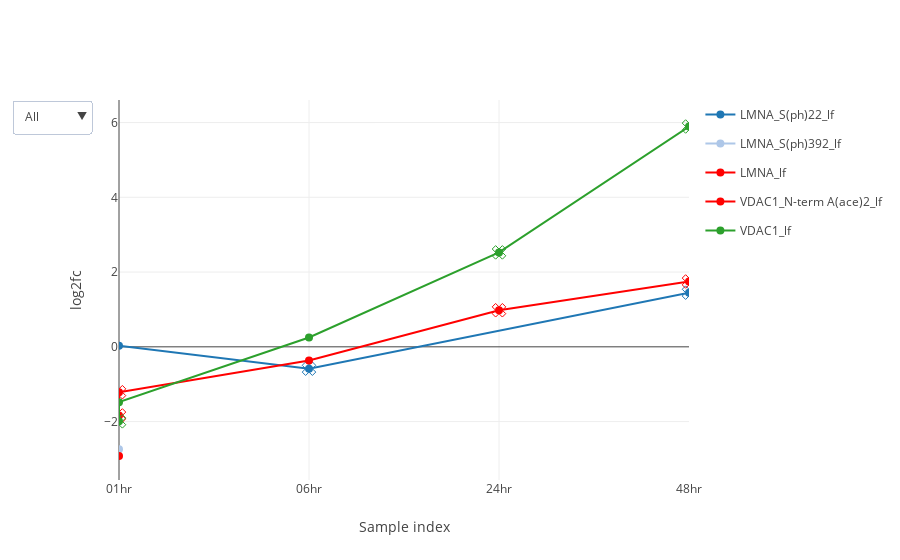

The code cell stored with this chart in its notebook:
### Markdown cell above
#### Time series using ploty and matplotlib

### Code cell
exp_data.label_free.plot_species(['LMNA', 'VDAC1'], plot_type='plotly')

### Figure 1 — Plotly figure (JSON) as saved in the notebook; plotly's stock layout.template omitted (floating-point values rounded to 4 significant figures)
{"data": [{"hoveron": "points", "legendgroup": "group_LMNA_S(ph)22_lf", "line": {"color": "rgba(0.12156862745098039,0.4666666666666667,0.7058823529411765,1.)"}, "marker": {"color": "rgba(0.12156862745098039,0.4666666666666667,0.7058823529411765,1.)", "size": 8, "symbol": "circle"}, "mode": "lines+markers", "name": "LMNA_S(ph)22_lf", "showlegend": true, "type": "scatter", "uid": "f27426df-8ef9-417f-aae3-91c6f823857d", "visible": true, "x": [0, 1, 3], "y": [0.02857, -0.585, 1.449]}, {"hoveron": "points", "legendgroup": "group_LMNA_S(ph)22_lf", "line": {"color": "rgba(0.12156862745098039,0.4666666666666667,0.7058823529411765,1.)"}, "marker": {"color": "rgba(0.12156862745098039,0.4666666666666667,0.7058823529411765,1.)", "size": 12, "symbol": "x-open-dot"}, "mode": "markers", "name": "LMNA_S(ph)22_lf", "showlegend": false, "type": "scatter", "uid": "5c3e825b-d593-47be-91ef-7b881bd1d33f", "visible": true, "x": [1, 3], "y": [-0.585, 1.449]}, {"hoveron": "points", "legendgroup": "group_LMNA_S(ph)392_lf", "line": {"color": "rgba(0.6823529411764706,0.7803921568627451,0.9098039215686274,1.)"}, "marker": {"color": "rgba(0.6823529411764706,0.7803921568627451,0.9098039215686274,1.)", "size": 8, "symbol": "circle"}, "mode": "lines+markers", "name": "LMNA_S(ph)392_lf", "showlegend": true, "type": "scatter", "uid": "af7a959a-e6c9-42c3-89a5-019ce7bad71e", "visible": true, "x": [0], "y": [-2.74]}, {"hoveron": "points", "legendgroup": "group_LMNA_S(ph)392_lf", "line": {"color": "rgba(0.6823529411764706,0.7803921568627451,0.9098039215686274,1.)"}, "marker": {"color": "rgba(0.6823529411764706,0.7803921568627451,0.9098039215686274,1.)", "size": 12, "symbol": "x-open-dot"}, "mode": "markers", "name": "LMNA_S(ph)392_lf", "showlegend": false, "type": "scatter", "uid": "a8e2eef4-85f3-479d-9276-841ccb084608", "visible": true, "x": [], "y": []}, {"hoveron": "points", "legendgroup": "group_LMNA_lf", "line": {"color": "rgba(1.0,0.4980392156862745,0.054901960784313725,1.)"}, "marker": {"color": "rgba(1.0,0.4980392156862745,0.054901960784313725,1.)", "size": 8, "symbol": "circle"}, "mode": "lines+markers", "name": "LMNA_lf", "showlegend": true, "type": "scatter", "uid": "e9f8ef2a-9e1e-472c-b5dc-94a87e73c49e", "visible": true, "x": [0, 0, 1, 2, 3], "y": [-1.836, -1.214, -0.3674, 0.9782, 1.748]}, {"hoveron": "points", "legendgroup": "group_LMNA_lf", "line": {"color": "rgba(1.0,0.4980392156862745,0.054901960784313725,1.)"}, "marker": {"color": "rgba(1.0,0.4980392156862745,0.054901960784313725,1.)", "size": 12, "symbol": "x-open-dot"}, "mode": "markers", "name": "LMNA_lf", "showlegend": false, "type": "scatter", "uid": "6afe0d00-407a-4b15-9120-9022650a8d7a", "visible": true, "x": [0, 0, 2, 3], "y": [-1.836, -1.214, 0.9782, 1.748]}, {"hoveron": "points", "legendgroup": "group_VDAC1_N-term A(ace)2_lf", "line": {"color": "rgba(1.0,0.7333333333333333,0.47058823529411764,1.)"}, "marker": {"color": "rgba(1.0,0.7333333333333333,0.47058823529411764,1.)", "size": 8, "symbol": "circle"}, "mode": "lines+markers", "name": "VDAC1_N-term A(ace)2_lf", "showlegend": true, "type": "scatter", "uid": "ebee0307-79a3-469e-a613-0699b7f1876d", "visible": true, "x": [0], "y": [-2.92]}, {"hoveron": "points", "legendgroup": "group_VDAC1_N-term A(ace)2_lf", "line": {"color": "rgba(1.0,0.7333333333333333,0.47058823529411764,1.)"}, "marker": {"color": "rgba(1.0,0.7333333333333333,0.47058823529411764,1.)", "size": 12, "symbol": "x-open-dot"}, "mode": "markers", "name": "VDAC1_N-term A(ace)2_lf", "showlegend": false, "type": "scatter", "uid": "eedb4620-eb06-47c6-8131-c3923784f33d", "visible": true, "x": [], "y": []}, {"hoveron": "points", "legendgroup": "group_VDAC1_lf", "line": {"color": "rgba(0.17254901960784313,0.6274509803921569,0.17254901960784313,1.)"}, "marker": {"color": "rgba(0.17254901960784313,0.6274509803921569,0.17254901960784313,1.)", "size": 8, "symbol": "circle"}, "mode": "lines+markers", "name": "VDAC1_lf", "showlegend": true, "type": "scatter", "uid": "429dd9a2-1815-4466-a9d8-cc8f2022ff5f", "visible": true, "x": [0, 0, 1, 2, 3], "y": [-1.993, -1.48, 0.251, 2.526, 5.894]}, {"hoveron": "points", "legendgroup": "group_VDAC1_lf", "line": {"color": "rgba(0.17254901960784313,0.6274509803921569,0.17254901960784313,1.)"}, "marker": {"color": "rgba(0.17254901960784313,0.6274509803921569,0.17254901960784313,1.)", "size": 12, "symbol": "x-open-dot"}, "mode": "markers", "name": "VDAC1_lf", "showlegend": false, "type": "scatter", "uid": "1e0eafc4-bac9-4400-babf-c0e90ac992cb", "visible": true, "x": [0, 2, 3], "y": [-1.993, 2.526, 5.894]}], "layout": {"hovermode": "closest", "showlegend": true, "updatemenus": [{"buttons": [{"args": ["visible", [true, true, true, true, true, true, true, true, true, true]], "label": "All", "method": "restyle"}, {"args": ["visible", [true, true, true, true, true, true, false, false, false, false]], "label": "LMNA", "method": "restyle"}, {"args": ["visible", [false, false, false, false, false, false, true, true, true, true]], "label": "VDAC1", "method": "restyle"}], "x": -0.05, "y": 1, "yanchor": "top"}], "xaxis": {"range": [0, 3], "showticklabels": true, "tickmode": "array", "ticktext": ["01hr", "06hr", "24hr", "48hr"], "tickvals": [0, 1, 2, 3], "title": {"text": "Sample index"}}, "yaxis": {"title": {"text": "log2fc"}}}}
